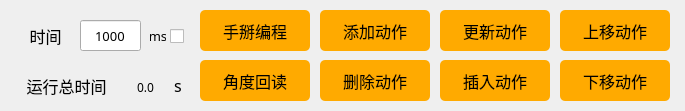
   <widget class="QWidget" name="widget_1" native="true">
    <property name="geometry">
     <rect>
      <x>780</x>
      <y>530</y>
      <width>685</width>
      <height>111</height>
     </rect>
    </property>
    <property name="font">
     <font>
      <family>Arial</family>
      <pointsize>10</pointsize>
     </font>
    </property>
    <property name="styleSheet">
     <string notr="true">#widget_1 {border:1px solid #242424;
border-color: rgb(200, 200, 200);}</string>
    </property>
    <widget class="QLabel" name="label_time">
     <property name="geometry">
      <rect>
       <x>10</x>
       <y>20</y>
       <width>71</width>
       <height>31</height>
      </rect>
     </property>
     <property name="font">
      <font>
       <family>Sans Serif</family>
       <pointsize>12</pointsize>
      </font>
     </property>
     <property name="text">
      <string>时间</string>
     </property>
     <property name="alignment">
      <set>Qt::AlignCenter</set>
     </property>
    </widget>
    <widget class="QLineEdit" name="lineEdit_time">
     <property name="geometry">
      <rect>
       <x>80</x>
       <y>20</y>
       <width>61</width>
       <height>31</height>
      </rect>
     </property>
     <property name="font">
      <font>
       <family>Sans Serif</family>
       <pointsize>10</pointsize>
       <weight>50</weight>
       <bold>false</bold>
      </font>
     </property>
     <property name="text">
      <string>1000</string>
     </property>
     <property name="maxLength">
      <number>30000</number>
     </property>
     <property name="alignment">
      <set>Qt::AlignCenter</set>
     </property>
    </widget>
    <widget class="QPushButton" name="Button_AddAction">
     <property name="geometry">
      <rect>
       <x>320</x>
       <y>10</y>
       <width>110</width>
       <height>41</height>
      </rect>
     </property>
     <property name="font">
      <font>
       <family>黑体</family>
       <pointsize>12</pointsize>
      </font>
     </property>
     <property name="styleSheet">
      <string notr="true">QPushButton{background-color: rgb(255, 170, 0);}
QPushButton:hover{background-color:  rgb(255, 210, 0);}
QPushButton{border-radius:5px;}</string>
     </property>
     <property name="text">
      <string>添加动作</string>
     </property>
    </widget>
    <widget class="QPushButton" name="Button_DelectAction">
     <property name="geometry">
      <rect>
       <x>320</x>
       <y>60</y>
       <width>110</width>
       <height>41</height>
      </rect>
     </property>
     <property name="font">
      <font>
       <family>黑体</family>
       <pointsize>12</pointsize>
      </font>
     </property>
     <property name="styleSheet">
      <string notr="true">QPushButton{background-color: rgb(255, 170, 0);}
QPushButton:hover{background-color:  rgb(255, 210, 0);}
QPushButton{border-radius:5px;}</string>
     </property>
     <property name="text">
      <string>删除动作</string>
     </property>
    </widget>
    <widget class="QPushButton" name="Button_UpdateAction">
     <property name="geometry">
      <rect>
       <x>440</x>
       <y>10</y>
       <width>110</width>
       <height>41</height>
      </rect>
     </property>
     <property name="font">
      <font>
       <family>黑体</family>
       <pointsize>12</pointsize>
      </font>
     </property>
     <property name="styleSheet">
      <string notr="true">QPushButton{background-color: rgb(255, 170, 0);}
QPushButton:hover{background-color:  rgb(255, 210, 0);}
QPushButton{border-radius:5px;}</string>
     </property>
     <property name="text">
      <string>更新动作</string>
     </property>
    </widget>
    <widget class="QPushButton" name="Button_InsertAction">
     <property name="geometry">
      <rect>
       <x>440</x>
       <y>60</y>
       <width>110</width>
       <height>41</height>
      </rect>
     </property>
     <property name="font">
      <font>
       <family>黑体</family>
       <pointsize>12</pointsize>
      </font>
     </property>
     <property name="styleSheet">
      <string notr="true">QPushButton{background-color: rgb(255, 170, 0);}
QPushButton:hover{background-color:  rgb(255, 210, 0);}
QPushButton{border-radius:5px;}</string>
     </property>
     <property name="text">
      <string>插入动作</string>
     </property>
    </widget>
    <widget class="QPushButton" name="Button_ServoPowerDown">
     <property name="geometry">
      <rect>
       <x>200</x>
       <y>10</y>
       <width>110</width>
       <height>41</height>
      </rect>
     </property>
     <property name="font">
      <font>
       <family>黑体</family>
       <pointsize>12</pointsize>
      </font>
     </property>
     <property name="styleSheet">
      <string notr="true">QPushButton{background-color: rgb(255, 170, 0);}
QPushButton:hover{background-color:  rgb(255, 210, 0);}
QPushButton{border-radius:5px;}</string>
     </property>
     <property name="text">
      <string>手掰编程</string>
     </property>
    </widget>
    <widget class="QPushButton" name="Button_AngularReadback">
     <property name="geometry">
      <rect>
       <x>200</x>
       <y>60</y>
       <width>110</width>
       <height>41</height>
      </rect>
     </property>
     <property name="font">
      <font>
       <family>黑体</family>
       <pointsize>12</pointsize>
      </font>
     </property>
     <property name="styleSheet">
      <string notr="true">QPushButton{background-color: rgb(255, 170, 0);}
QPushButton:hover{background-color:  rgb(255, 210, 0);}
QPushButton{border-radius:5px;}</string>
     </property>
     <property name="text">
      <string>角度回读</string>
     </property>
    </widget>
    <widget class="QPushButton" name="Button_MoveUpAction">
     <property name="geometry">
      <rect>
       <x>560</x>
       <y>10</y>
       <width>110</width>
       <height>41</height>
      </rect>
     </property>
     <property name="font">
      <font>
       <family>黑体</family>
       <pointsize>12</pointsize>
      </font>
     </property>
     <property name="styleSheet">
      <string notr="true">QPushButton{background-color: rgb(255, 170, 0);}
QPushButton:hover{background-color:  rgb(255, 210, 0);}
QPushButton{border-radius:5px;}</string>
     </property>
     <property name="text">
      <string>上移动作</string>
     </property>
    </widget>
    <widget class="QPushButton" name="Button_MoveDownAction">
     <property name="geometry">
      <rect>
       <x>560</x>
       <y>60</y>
       <width>110</width>
       <height>41</height>
      </rect>
     </property>
     <property name="font">
      <font>
       <family>黑体</family>
       <pointsize>12</pointsize>
      </font>
     </property>
     <property name="styleSheet">
      <string notr="true">QPushButton{background-color: rgb(255, 170, 0);}
QPushButton:hover{background-color:  rgb(255, 210, 0);}
QPushButton{border-radius:5px;}</string>
     </property>
     <property name="text">
      <string>下移动作</string>
     </property>
    </widget>
    <widget class="QLabel" name="label_total_time">
     <property name="geometry">
      <rect>
       <x>6</x>
       <y>70</y>
       <width>121</width>
       <height>31</height>
      </rect>
     </property>
     <property name="font">
      <font>
       <family>Sans Serif</family>
       <pointsize>12</pointsize>
      </font>
     </property>
     <property name="text">
      <string>运行总时间</string>
     </property>
     <property name="alignment">
      <set>Qt::AlignCenter</set>
     </property>
    </widget>
    <widget class="QLabel" name="label">
     <property name="geometry">
      <rect>
       <x>150</x>
       <y>25</y>
       <width>16</width>
       <height>21</height>
      </rect>
     </property>
     <property name="font">
      <font>
       <family>Sans Serif</family>
       <pointsize>10</pointsize>
      </font>
     </property>
     <property name="text">
      <string>ms</string>
     </property>
     <property name="alignment">
      <set>Qt::AlignCenter</set>
     </property>
    </widget>
    <widget class="QLabel" name="label_5">
     <property name="geometry">
      <rect>
       <x>170</x>
       <y>75</y>
       <width>16</width>
       <height>21</height>
      </rect>
     </property>
     <property name="font">
      <font>
       <family>Sans Serif</family>
       <pointsize>12</pointsize>
      </font>
     </property>
     <property name="text">
      <string>s</string>
     </property>
     <property name="alignment">
      <set>Qt::AlignCenter</set>
     </property>
    </widget>
    <widget class="QLabel" name="label_TotalTime">
     <property name="geometry">
      <rect>
       <x>120</x>
       <y>77</y>
       <width>51</width>
       <height>20</height>
      </rect>
     </property>
     <property name="font">
      <font>
       <family>Sans Serif</family>
       <weight>50</weight>
       <bold>false</bold>
      </font>
     </property>
     <property name="layoutDirection">
      <enum>Qt::LeftToRight</enum>
     </property>
     <property name="text">
      <string>0.0</string>
     </property>
     <property name="alignment">
      <set>Qt::AlignCenter</set>
     </property>
    </widget>
    <widget class="QCheckBox" name="checkBox_time">
     <property name="geometry">
      <rect>
       <x>170</x>
       <y>23</y>
       <width>21</width>
       <height>27</height>
      </rect>
     </property>
     <property name="text">
      <string/>
     </property>
    </widget>
   </widget>
